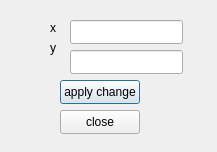
<?xml version="1.0" encoding="UTF-8"?>
<ui version="4.0">
 <class>CenterDialog</class>
 <widget class="QDialog" name="CenterDialog">
  <property name="geometry">
   <rect>
    <x>0</x>
    <y>0</y>
    <width>217</width>
    <height>152</height>
   </rect>
  </property>
  <property name="windowTitle">
   <string>Dialog</string>
  </property>
  <widget class="QLabel" name="label">
   <property name="geometry">
    <rect>
     <x>50</x>
     <y>20</y>
     <width>16</width>
     <height>16</height>
    </rect>
   </property>
   <property name="text">
    <string>x</string>
   </property>
  </widget>
  <widget class="QLabel" name="label_2">
   <property name="geometry">
    <rect>
     <x>50</x>
     <y>40</y>
     <width>16</width>
     <height>16</height>
    </rect>
   </property>
   <property name="text">
    <string>y</string>
   </property>
  </widget>
  <widget class="QLineEdit" name="editX">
   <property name="geometry">
    <rect>
     <x>70</x>
     <y>20</y>
     <width>113</width>
     <height>24</height>
    </rect>
   </property>
  </widget>
  <widget class="QLineEdit" name="editY">
   <property name="geometry">
    <rect>
     <x>70</x>
     <y>50</y>
     <width>113</width>
     <height>24</height>
    </rect>
   </property>
  </widget>
  <widget class="QPushButton" name="applyButton">
   <property name="geometry">
    <rect>
     <x>60</x>
     <y>80</y>
     <width>80</width>
     <height>24</height>
    </rect>
   </property>
   <property name="text">
    <string>apply change</string>
   </property>
  </widget>
  <widget class="QPushButton" name="closeButton">
   <property name="geometry">
    <rect>
     <x>60</x>
     <y>110</y>
     <width>80</width>
     <height>24</height>
    </rect>
   </property>
   <property name="text">
    <string>close</string>
   </property>
  </widget>
 </widget>
 <resources/>
 <connections/>
</ui>
